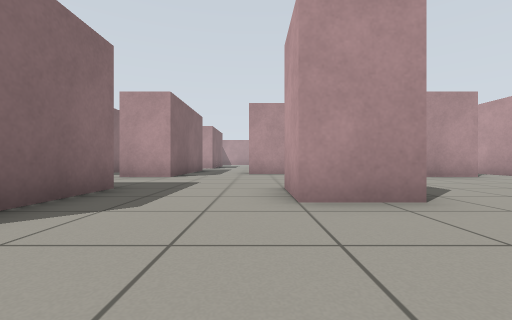
view 1 (above)

24 first-person views from a walk through a world built for the Gazebo simulator. The camera is 0.5 m above the floor, looks level and sees 90° across. The floor is counted in squares, 1 m on a side. Each view is taken from the middle of a square. On the plan, view 1 faces up. The plan holds only what a view shows up to about 9 squares ahead; the rest is blank.

view 2
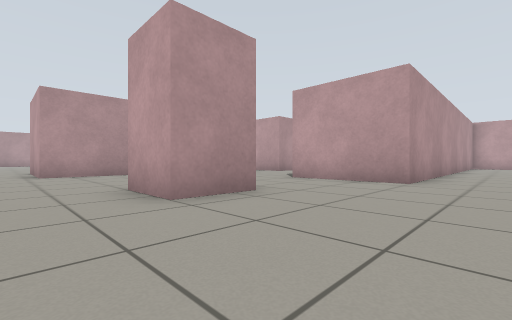

view 3
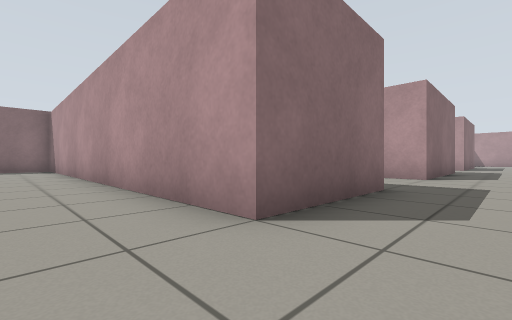

view 4
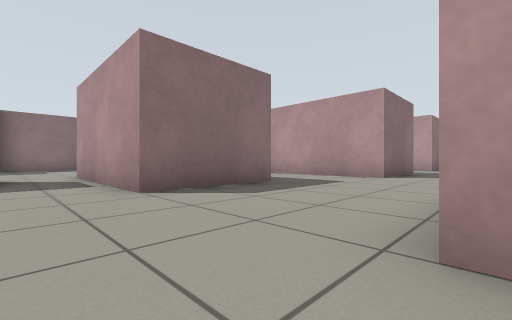

view 5
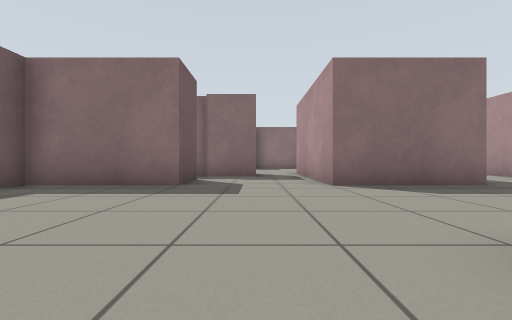

view 6
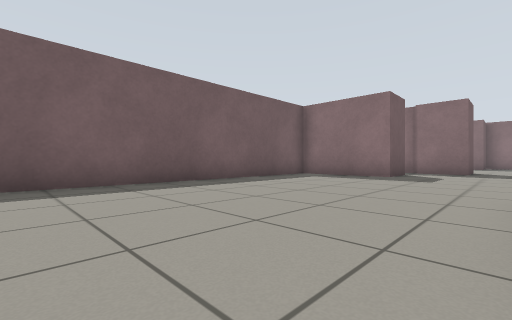

view 7
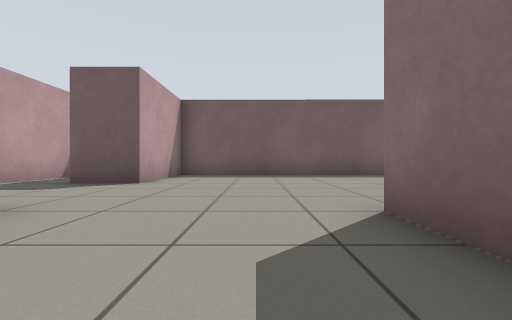

view 8
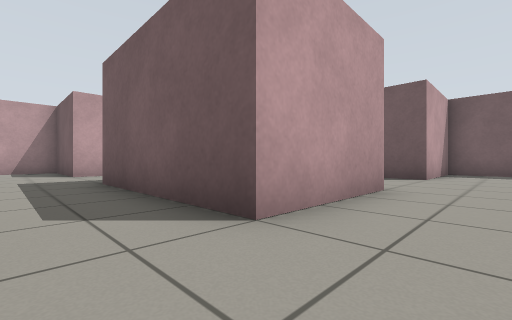

view 9
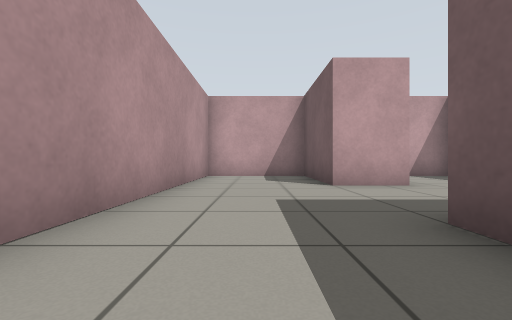

view 10
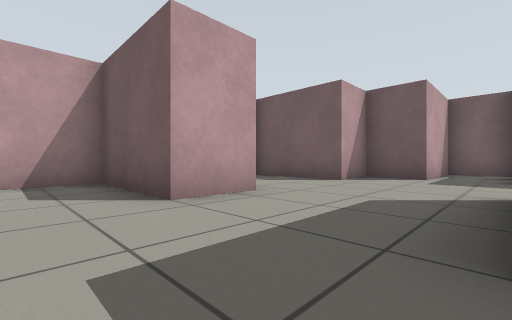

view 11
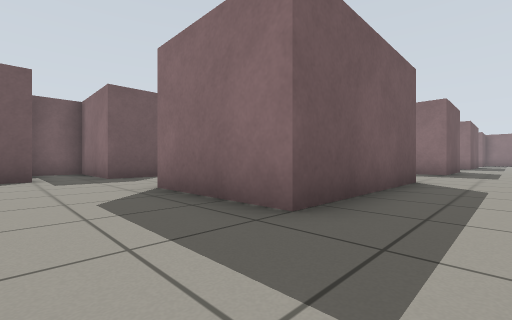

view 12
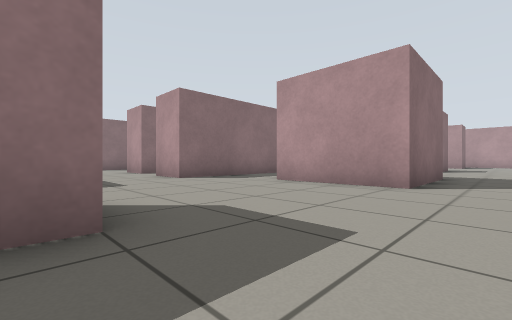

view 13
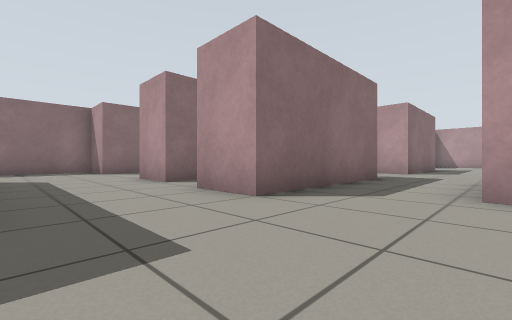

view 14
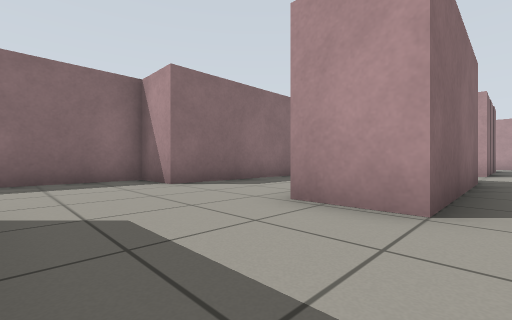

view 15
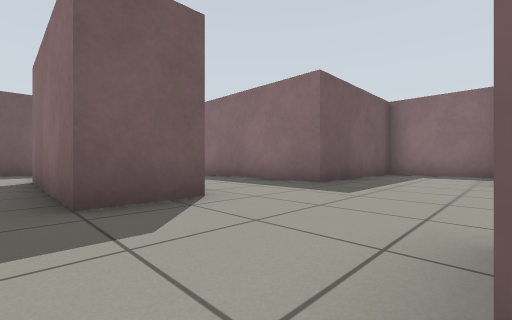

view 16
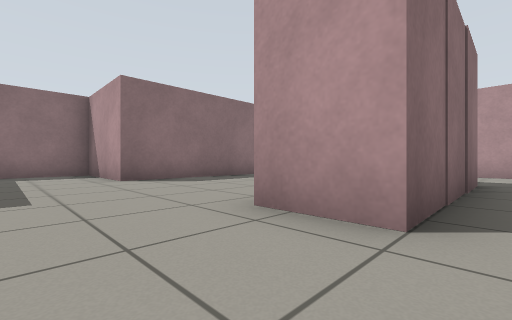

view 17
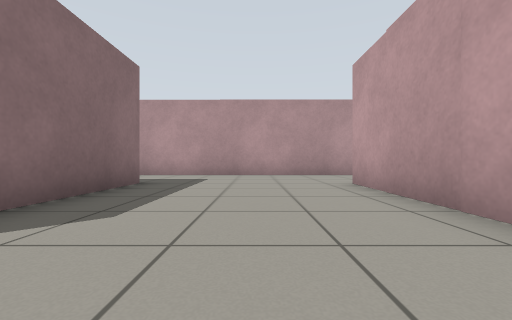

view 18
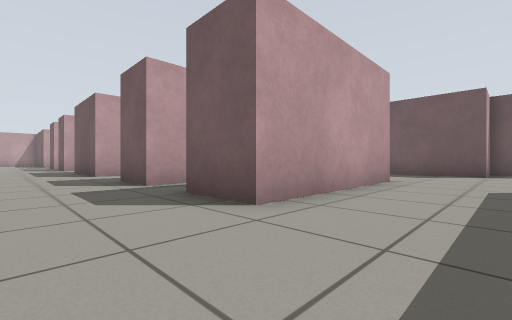

view 19
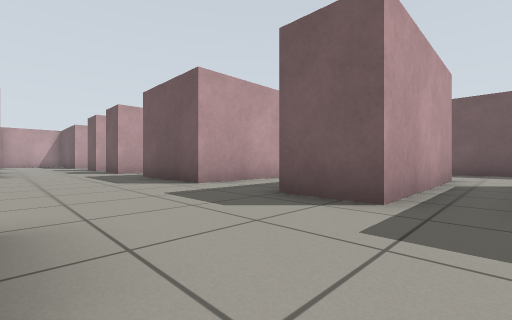

view 20
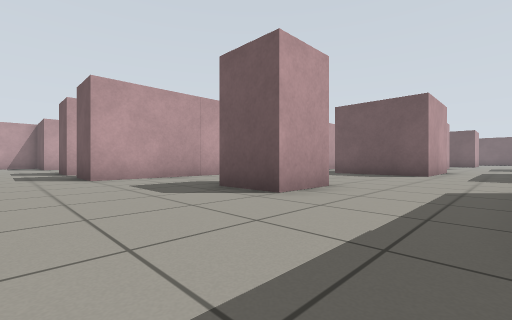

view 21
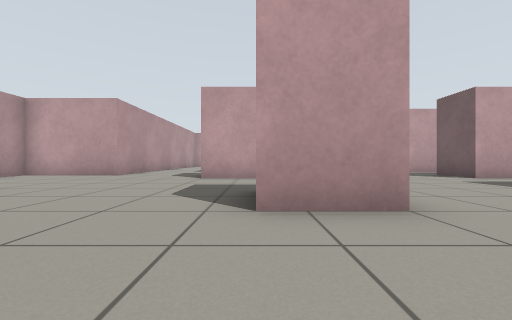

view 22
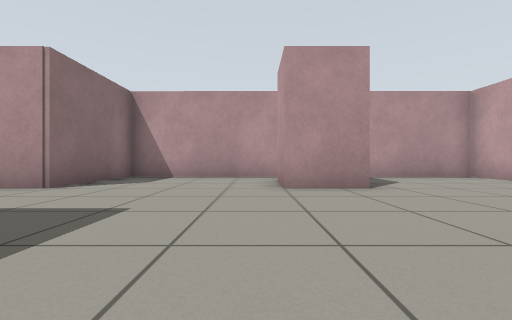

view 23
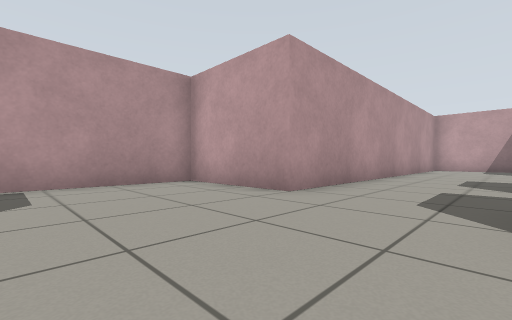

view 24
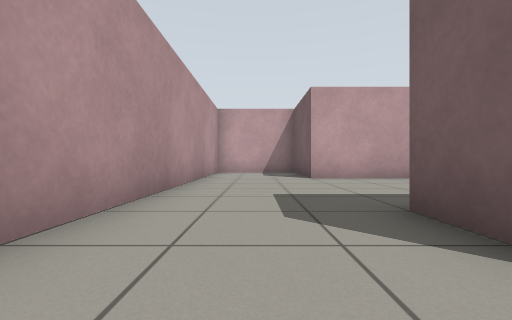

### Floor plan
Points are (right, up) in squares from view 1. A wall is a line through its corners. A room is listed if a view was taken in it or the views show most of it. See-through windows are left out.
Room 1 (views 1, 2, 3, 4, 5, 6, 7, 8, 9, 10, 11, 12, 13, 14, 15, 16, 17, 18, 19, 20, 21, 22, 23, 24)
walls: (-0.3, 9) (-0.3, 12) (2.7, 12) (2.7, 9) (-0.3, 9); (2, 4.6) (2, 4); (-2.5, 7.6) (-4, 7.6) (-4, 12) (-2.5, 12) (-2.5, 7.6); (2, 3) (0.5, 3) (0.5, 4.5); (-2.5, 4.5) (-2.5, 1.5) (-12.1, 1.5); (6.5, 7.6) (5, 7.6); (5, 11) (5, 12) (6.5, 12); (-5.5, 7.6) (-7, 7.6) (-7, 12) (-5.5, 12) (-5.5, 7.6); (8, 8) (8, 9); (1.8, -1.5) (2.7, -1.5) (2.7, -4.5); (5, 14.9) (5, 19.5) (6.5, 19.5); (0.5, 16.5) (0.5, 18) (2, 18); (-4, -1.4) (-4, -4.5) (-8.5, -4.5); (-8.5, 3.2) (-8.5, 4.5) (-3.5, 4.5); (-9, 3) (-8.5, 3); (-7, 15.9) (-7, 19.4); (6.5, -4.5) (6.5, -1.5) (11, -1.5) (11, -4.5); (-5.5, 19.4) (-5.5, 15) (-7.1, 15); (8, 19.5) (9.5, 19.5); (2, 22.5) (0.5, 22.5) (0.5, 23.9); (-7.6, -6) (-6.8, -6) (-6.8, -7.5); (-5.5, -7.5) (-4, -7.5) (-4, -10.5) (6.5, -10.5) (6.5, -7.5) (8, -7.5); (14, 16.8) (14, 19.5) (16, 19.5); (14, -3) (14, -1.5) (17, -1.5) (17, 1.5) (5, 1.5) (5, 4.5); (-11.5, 19.5) (-11.5, 15) (-14.5, 15) (-14.5, 12) (-10, 12) (-10, 7.6) (-11.5, 7.6) (-11.5, 5); (0.7, 25.4) (-3.6, 25.4) (-3.6, 22.5) (-12.9, 22.5); (9.5, -9.6) (9.5, -7.5) (11, -7.5) (11, -10.5) (12.5, -10.5) (12.5, -7.5) (14, -7.5) (14, -6) (17, -6) (17, -4.8); (16, 22.5) (6.3, 22.5) (6.3, 25.4) (3, 25.4)

Positions as (right, up) in squares from view 1, and headings:
1: (0, 0), facing up
2: (-1, 0), facing up-right
3: (-1, 0), facing up-left
4: (0, -6), facing up-left
5: (1, -6), facing left
6: (4, -5), facing down-left
7: (4, -2), facing down
8: (5, 0), facing down-right
9: (9, 0), facing right
10: (11, 0), facing down-right
11: (13, 0), facing down-left
12: (4, 4), facing up-left
13: (0, 5), facing up-left
14: (-5, 5), facing up-left
15: (-5, 15), facing down-left
16: (-5, 13), facing up-left
17: (-9, 14), facing up
18: (-9, 14), facing down-right
19: (-5, 15), facing down-right
20: (-2, 21), facing down-right
21: (-2, 18), facing right
22: (0, 18), facing up
23: (3, 20), facing up-right
24: (7, 21), facing right
